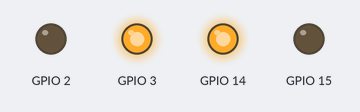
A program run on a simulated Raspberry Pi (BCM pin numbers). Shown: output pins drawn as LEDs (lit = HIGH). At 0.0 s the program stops and its outputs stay as they are.

Above: at 0.1 s.
Timing chart, 0 to 1.5 s (numbered marks = the images above):
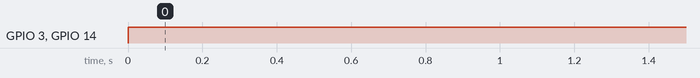

Measured:
- by itself, GPIO 3, GPIO 14: LOW → HIGH at 0.00 s

The program:

unlock.py
```python
import RPi.GPIO as GPIO
import time
GPIO.setmode(GPIO.BCM)
GPIO.setwarnings(False)

GPIO.setup(14, GPIO.OUT)
GPIO.setup(15, GPIO.OUT)
GPIO.setup(2, GPIO.OUT)
GPIO.setup(3, GPIO.OUT)

GPIO.output(14, GPIO.HIGH)
GPIO.output(15, GPIO.LOW)
GPIO.output(3, GPIO.HIGH)
GPIO.output(2, GPIO.LOW)
```
